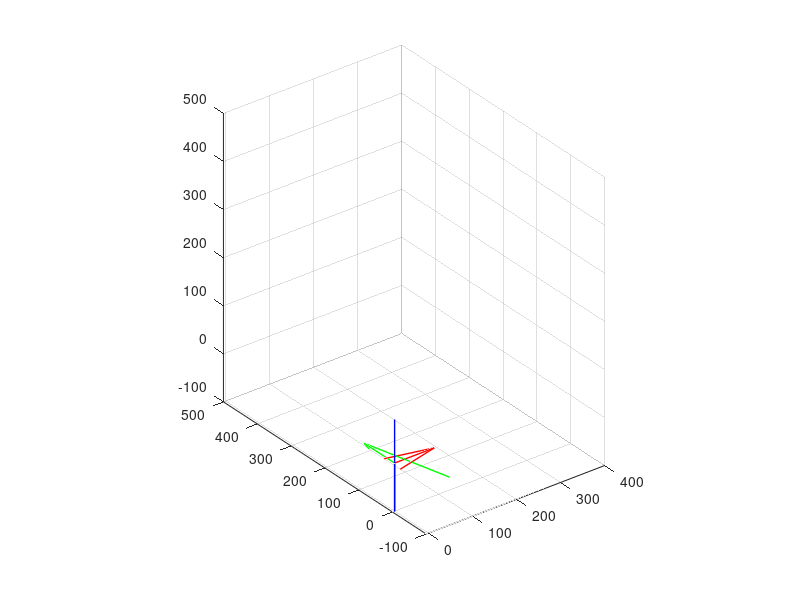

Recreate this plot in MATLAB. (Note: this script raises an error after producing the figure.)
close all

%% Ecuación paramétrica de una curva 3D
X = @(t) 150*cosd(4*t)+200;
Y = @(t) 200;
Z = @(t) 150*sind(4*t)+100;

%Posición inicial
x1 = X(0); x2 = Y(0); x3 = Z(0);

%% Configuraciones de gráfica 3D
% Tamaño del gráfico
ax = axes('XLim',[-5 400],'YLim',[-100 500],'ZLim',[-100 500]);
% Mantener ejes
hold(ax,'on');
% Isómetrica
view(3)
% Rejilla
grid on
% Aspecto 1:1:1
daspect([1 1 1])
    
quiver3(0,0,0,100,0,0,'r','LineWidth',1,'MaxHeadSize',4);
quiver3(0,0,0,0,100,0,'g','LineWidth',1,'MaxHeadSize',4);
quiver3(0,0,0,0,0,100,'b','LineWidth',1,'MaxHeadSize',4);
        
%% Uso de la ecuación paramétrica 3D
% i = A:p:B     Para t entre A y B con un paso p
for i=0:2:90
   % Gráfico del siguiente segmento de la curva paramétrica
   plot3([x1 X(i)], [x2 Y(i)], [x3 Z(i)],'k');
   % Actualizar las coordenadas
   x1 = X(i); x2 = Y(i); x3 = Z(i);
   % Cálculos geométricos
   f(x1,x2,x3,i); 
end

xlabel('X(mm)');
ylabel('Y(mm)');
zlabel('Z(mm)');



%% Cálculos geométricos
function f(iX,iY,iZ,i)
%% Longitud de los brazos
l1 = 220;
l2 = 220;

%% Cinemática inversa

%Distancia del origen al extremo
l0 = sqrt(iY * iY + iZ * iZ);
%Coseno del ángulo entre segmentos
cosG = (l1 * l1 + l2 * l2 - l0 * l0) / (2 * l1 * l2);
%Ángulo azimutal del primer segmento
t2 = asin(l2 / l0 * sqrt(1 - cosG * cosG)) + atan(iZ/iY);
%Ángulo barrido por el segundo segmento desde la posición de colinealidad con el primero
t3 = t2 - asin((iZ - l1 * sin(t2)) / l2);

%% Cinemática directa 
%(Posición del extremo del primer segmento)
A = [iX l1*cos(t2) l1*sin(t2)];
%(Posición del extremo del segundo segmento)
B = [iX (l1*cos(t2)+l2*cos(t2-t3)) l1*sin(t2)+l2*sin(t2-t3)];

%plot (i,[t3 t2], '*'); hold on
%
% Gráfico del primer segmento
plot3([iX A(1)], [0 A(2)], [0 A(3)],'m'); hold on
% Gráfico del segundo segmento
plot3([A(1) B(1)] , [A(2) B(2)], [A(3) B(3)],'c');


end

